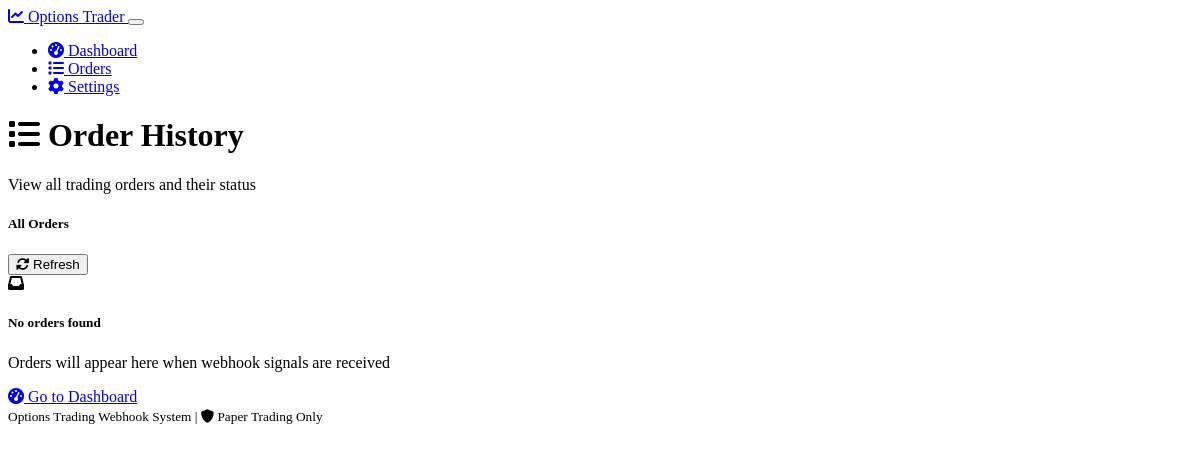
/orders?page=2, run on an earlier commit of the app's database.
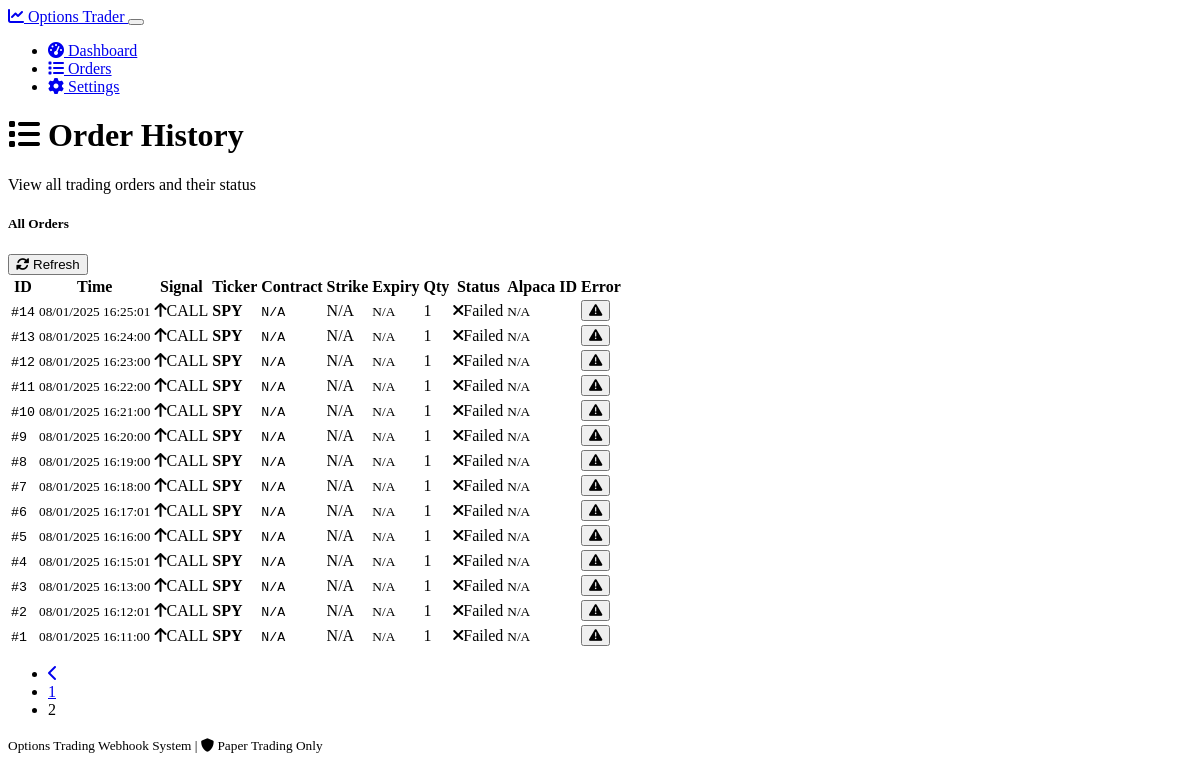
And on a later commit of the database.
### models.py (models this page shows, shortened)
class Order(db.Model):
    id = db.Column(db.Integer, primary_key=True)
    ticker = db.Column(db.String(10), nullable=False)
    signal = db.Column(db.String(10), nullable=False)  # CALL or PUT
    contract_symbol = db.Column(db.String(50))
    quantity = db.Column(db.Integer, nullable=False)
    strike_price = db.Column(db.Float)
    expiry_date = db.Column(db.String(20))
    order_status = db.Column(db.String(20), default='pending')
    alpaca_order_id = db.Column(db.String(50))
    error_message = db.Column(Text)
    created_at = db.Column(db.DateTime, default=datetime.utcnow)
    filled_at = db.Column(db.DateTime)

### routes.py (the view)
@app.route("/orders")
def orders():
    page = request.args.get('page', 1, type=int)
    per_page = 20
    orders = Order.query.order_by(Order.created_at.desc()).paginate(
        page=page, per_page=per_page, error_out=False
    )
    return render_template('orders.html', orders=orders)

### templates/orders.html (shortened to what this page needs)
{% extends "base.html" %}
{% block content %}
<div class="row mb-4">
    <div class="col-12">
        <h1 class="h2 mb-0">
            <i class="fas fa-list me-2"></i>
            Order History
        </h1>
        <p class="text-muted">View all trading orders and their status</p>
    </div>
</div>
<div class="row">
    <div class="col-12">
        <div class="card">
            <div class="card-header d-flex justify-content-between align-items-center">
                <h5 class="mb-0">All Orders</h5>
                <button class="btn btn-outline-primary btn-sm" onclick="refreshOrders()">
                    <i class="fas fa-sync-alt me-1"></i> Refresh
                </button>
            </div>
            <div class="card-body">
                {% if orders.items %}
                    <div class="table-responsive">
                        <table class="table table-hover">
                            <thead>
                                <tr>
                                    <th>ID</th>
                                    <th>Time</th>
                                    <th>Signal</th>
                                    <th>Ticker</th>
                                    <th>Contract</th>
                                    <th>Strike</th>
                                    <th>Expiry</th>
                                    <th>Qty</th>
                                    <th>Status</th>
                                    <th>Alpaca ID</th>
                                    <th>Error</th>
                                </tr>
                            </thead>
                            <tbody>
                                {% for order in orders.items %}
                                <tr>
                                    <td>
                                        <small class="font-monospace">#{{ order.id }}</small>
                                    </td>
                                    <td>
                                        <small>
                                            {{ order.created_at.strftime('%m/%d/%Y %H:%M:%S') if order.created_at else 'N/A' }}
                                        </small>
                                    </td>
                                    <td>
                                        <span class="badge bg-{{ 'success' if order.signal == 'CALL' else 'danger' }}">
                                            {% if order.signal == 'CALL' %}
                                                <i class="fas fa-arrow-up me-1"></i>{{ order.signal }}
                                            {% else %}
                                                <i class="fas fa-arrow-down me-1"></i>{{ order.signal }}
                                            {% endif %}
                                        </span>
                                    </td>
                                    <td><strong>{{ order.ticker }}</strong></td>
                                    <td>
                                        <small class="font-monospace">
                                            {{ order.contract_symbol or 'N/A' }}
                                        </small>
                                    </td>
                                    <td>
                                        {% if order.strike_price %}
                                            ${{ "%.2f"|format(order.strike_price) }}
                                        {% else %}
                                            N/A
                                        {% endif %}
                                    </td>
                                    <td>
                                        <small>{{ order.expiry_date or 'N/A' }}</small>
                                    </td>
                                    <td>{{ order.quantity }}</td>
                                    <td>
                                        {% if order.order_status == 'submitted' %}
                                            <span class="badge bg-success">
                                                <i class="fas fa-check me-1"></i>Success
                                            </span>
                                        {% elif order.order_status == 'failed' %}
                                            <span class="badge bg-danger">
                                                <i class="fas fa-times me-1"></i>Failed
                                            </span>
                                        {% elif order.order_status == 'processing' %}
                                            <span class="badge bg-warning">
                                                <i class="fas fa-clock me-1"></i>Processing
                                            </span>
                                        {% else %}
                                            <span class="badge bg-secondary">{{ order.order_status }}</span>
                                        {% endif %}
                                    </td>
                                    <td>
                                        {% if order.alpaca_order_id %}
                                            <small class="font-monospace">{{ order.alpaca_order_id[:8] }}...</small>
                                        {% else %}
                                            <small class="text-muted">N/A</small>
                                        {% endif %}
                                    </td>
                                    <td>
                                        {% if order.error_message %}
                                            <button class="btn btn-outline-danger btn-sm"
                                                    data-bs-toggle="tooltip"
                                                    title="{{ order.error_message }}">
                                                <i class="fas fa-exclamation-triangle"></i>
                                            </button>
                                        {% else %}
                                            <small class="text-muted">None</small>
                                        {% endif %}
                                    </td>
                                </tr>
                                {% endfor %}
                            </tbody>
                        </table>
                    </div>
                    {% if orders.pages > 1 %}
                        <nav aria-label="Order pagination" class="mt-3">
                            <ul class="pagination justify-content-center">
                                {% if orders.has_prev %}
                                    <li class="page-item">
                                        <a class="page-link" href="{{ url_for('orders', page=orders.prev_num) }}">
                                            <i class="fas fa-chevron-left"></i>
                                        </a>
                                    </li>
                                {% endif %}
                                {% for page_num in orders.iter_pages() %}
                                    {% if page_num %}
                                        {% if page_num != orders.page %}
                                            <li class="page-item">
                                                <a class="page-link" href="{{ url_for('orders', page=page_num) }}">{{ page_num }}</a>
                                            </li>
                                        {% else %}
                                            <li class="page-item active">
                                                <span class="page-link">{{ page_num }}</span>
                                            </li>
                                        {% endif %}
                                    {% else %}
                                        <li class="page-item disabled">
                                            <span class="page-link">...</span>
                                        </li>
                                    {% endif %}
                                {% endfor %}
                            </ul>
                        </nav>
                    {% endif %}
                {% else %}
                    <div class="text-center py-5">
                        <i class="fas fa-inbox fs-1 text-muted mb-3"></i>
                        <h5>No orders found</h5>
                        <p class="text-muted">Orders will appear here when webhook signals are received</p>
                        <a href="{{ url_for('dashboard') }}" class="btn btn-primary">
                            <i class="fas fa-tachometer-alt me-1"></i> Go to Dashboard
                        </a>
                    </div>
                {% endif %}
            </div>
        </div>
    </div>
</div>
{% endblock %}

### templates/base.html (shortened to what this page needs)
<!DOCTYPE html>
<html lang="en" data-bs-theme="dark">
<head>
    <link href="https://cdn.replit.com/agent/bootstrap-agent-dark-theme.min.css" rel="stylesheet">
    <link rel="stylesheet" href="https://cdnjs.cloudflare.com/ajax/libs/font-awesome/6.0.0/css/all.min.css">
    <link rel="stylesheet" href="{{ url_for('static', filename='css/trading.css') }}">
</head>
<body>
    <nav class="navbar navbar-expand-lg navbar-dark bg-dark border-bottom">
        <div class="container">
            <a class="navbar-brand" href="{{ url_for('dashboard') }}">
                <i class="fas fa-chart-line me-2"></i>
                Options Trader
            </a>
            <button class="navbar-toggler" type="button" data-bs-toggle="collapse" data-bs-target="#navbarNav">
            </button>
            <div class="collapse navbar-collapse" id="navbarNav">
                <ul class="navbar-nav ms-auto">
                    <li class="nav-item">
                        <a class="nav-link {% if request.endpoint == 'dashboard' %}active{% endif %}"
                           href="{{ url_for('dashboard') }}">
                            <i class="fas fa-tachometer-alt me-1"></i> Dashboard
                        </a>
                    </li>
                    <li class="nav-item">
                        <a class="nav-link {% if request.endpoint == 'orders' %}active{% endif %}"
                           href="{{ url_for('orders') }}">
                            <i class="fas fa-list me-1"></i> Orders
                        </a>
                    </li>
                    <li class="nav-item">
                        <a class="nav-link {% if request.endpoint == 'settings' %}active{% endif %}"
                           href="{{ url_for('settings') }}">
                            <i class="fas fa-cog me-1"></i> Settings
                        </a>
                    </li>
                </ul>
            </div>
        </div>
    </nav>
    <main class="container my-4">
        {% block content %}{% endblock %}
    </main>
    <footer class="bg-dark text-center py-3 mt-5">
        <div class="container">
            <small class="text-muted">
                Options Trading Webhook System |
                <i class="fas fa-shield-alt me-1"></i> Paper Trading Only
            </small>
        </div>
    </footer>
</body>
</html>

### static/css/trading.css (style rules this page uses)
.font-monospace { font-family: 'SF Mono', Monaco, 'Inconsolata', 'Fira Code', 'Fira Mono', 'Droid Sans Mono', 'Consolas', monospace; }
.navbar-nav .nav-link.active { background-color: rgba(255, 255, 255, 0.1); border-radius: 0.25rem; }
footer { border-top: 1px solid rgba(255, 255, 255, 0.1); }

What changed in the data, as far as the page shows it:
added Order: id "14", created_at "08/01/2025 16:25:01", signal "CALL", ticker "SPY", contract_symbol "N/A", expiry_date "N/A", quantity "1", order_status "failed" (drawn)
added Order: id "13", created_at "08/01/2025 16:24:00", signal "CALL", ticker "SPY", contract_symbol "N/A", expiry_date "N/A", quantity "1", order_status "failed" (drawn)
added Order: id "12", created_at "08/01/2025 16:23:00", signal "CALL", ticker "SPY", contract_symbol "N/A", expiry_date "N/A", quantity "1", order_status "failed" (drawn)
added Order: id "11", created_at "08/01/2025 16:22:00", signal "CALL", ticker "SPY", contract_symbol "N/A", expiry_date "N/A", quantity "1", order_status "failed" (drawn)
added Order: id "10", created_at "08/01/2025 16:21:00", signal "CALL", ticker "SPY", contract_symbol "N/A", expiry_date "N/A", quantity "1", order_status "failed" (drawn)
added Order: id "9", created_at "08/01/2025 16:20:00", signal "CALL", ticker "SPY", contract_symbol "N/A", expiry_date "N/A", quantity "1", order_status "failed" (drawn)
added Order: id "8", created_at "08/01/2025 16:19:00", signal "CALL", ticker "SPY", contract_symbol "N/A", expiry_date "N/A", quantity "1", order_status "failed" (drawn)
added Order: id "7", created_at "08/01/2025 16:18:00", signal "CALL", ticker "SPY", contract_symbol "N/A", expiry_date "N/A", quantity "1", order_status "failed" (drawn)
added Order: id "6", created_at "08/01/2025 16:17:01", signal "CALL", ticker "SPY", contract_symbol "N/A", expiry_date "N/A", quantity "1", order_status "failed" (drawn)
added Order: id "5", created_at "08/01/2025 16:16:00", signal "CALL", ticker "SPY", contract_symbol "N/A", expiry_date "N/A", quantity "1", order_status "failed" (drawn)
added Order: id "4", created_at "08/01/2025 16:15:01", signal "CALL", ticker "SPY", contract_symbol "N/A", expiry_date "N/A", quantity "1", order_status "failed" (drawn)
added Order: id "3", created_at "08/01/2025 16:13:00", signal "CALL", ticker "SPY", contract_symbol "N/A", expiry_date "N/A", quantity "1", order_status "failed" (drawn)
added Order: id "2", created_at "08/01/2025 16:12:01", signal "CALL", ticker "SPY", contract_symbol "N/A", expiry_date "N/A", quantity "1", order_status "failed" (drawn)
added Order: id "1", created_at "08/01/2025 16:11:00", signal "CALL", ticker "SPY", contract_symbol "N/A", expiry_date "N/A", quantity "1", order_status "failed" (drawn)
Also different on the page:
text no longer shown: "No orders found Orders will appear here when webhook signals are received Go to Dashboard"
text now shown: "ID Time Signal Ticker Contract Strike Expiry Qty Status Alpaca ID Error"
new list line: "1"
new list line: "2"
